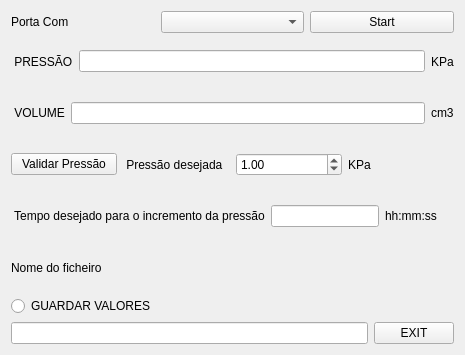
<?xml version="1.0" encoding="UTF-8"?>
<ui version="4.0">
 <class>ARDUINO</class>
 <widget class="QWidget" name="ARDUINO">
  <property name="geometry">
   <rect>
    <x>0</x>
    <y>0</y>
    <width>465</width>
    <height>355</height>
   </rect>
  </property>
  <property name="windowTitle">
   <string>ARDUINO</string>
  </property>
  <layout class="QVBoxLayout" name="verticalLayout">
   <item>
    <layout class="QHBoxLayout" name="horizontalLayout">
     <item>
      <widget class="QLabel" name="label">
       <property name="text">
        <string>Porta Com</string>
       </property>
      </widget>
     </item>
     <item>
      <widget class="QComboBox" name="PortaCom"/>
     </item>
     <item>
      <widget class="QPushButton" name="btn_start">
       <property name="text">
        <string>Start</string>
       </property>
      </widget>
     </item>
    </layout>
   </item>
   <item>
    <layout class="QHBoxLayout" name="horizontalLayout_2">
     <item>
      <widget class="QLabel" name="label_2">
       <property name="text">
        <string> PRESSÃO</string>
       </property>
      </widget>
     </item>
     <item>
      <widget class="QLineEdit" name="Pressao">
       <property name="font">
        <font>
         <weight>75</weight>
         <bold>true</bold>
        </font>
       </property>
       <property name="cursor">
        <cursorShape>IBeamCursor</cursorShape>
       </property>
       <property name="focusPolicy">
        <enum>Qt::WheelFocus</enum>
       </property>
       <property name="layoutDirection">
        <enum>Qt::LeftToRight</enum>
       </property>
       <property name="autoFillBackground">
        <bool>false</bool>
       </property>
       <property name="maxLength">
        <number>32766</number>
       </property>
       <property name="frame">
        <bool>true</bool>
       </property>
       <property name="echoMode">
        <enum>QLineEdit::Normal</enum>
       </property>
       <property name="cursorPosition">
        <number>0</number>
       </property>
       <property name="alignment">
        <set>Qt::AlignRight|Qt::AlignTrailing|Qt::AlignVCenter</set>
       </property>
       <property name="dragEnabled">
        <bool>false</bool>
       </property>
       <property name="readOnly">
        <bool>false</bool>
       </property>
       <property name="cursorMoveStyle">
        <enum>Qt::VisualMoveStyle</enum>
       </property>
      </widget>
     </item>
     <item>
      <widget class="QLabel" name="label_4">
       <property name="text">
        <string>KPa</string>
       </property>
      </widget>
     </item>
    </layout>
   </item>
   <item>
    <layout class="QHBoxLayout" name="horizontalLayout_3">
     <item>
      <widget class="QLabel" name="label_3">
       <property name="text">
        <string> VOLUME</string>
       </property>
      </widget>
     </item>
     <item>
      <widget class="QLineEdit" name="Volume"/>
     </item>
     <item>
      <widget class="QLabel" name="label_5">
       <property name="text">
        <string>cm3</string>
       </property>
      </widget>
     </item>
    </layout>
   </item>
   <item>
    <layout class="QHBoxLayout" name="horizontalLayout_4">
     <item>
      <widget class="QPushButton" name="btn_set">
       <property name="focusPolicy">
        <enum>Qt::NoFocus</enum>
       </property>
       <property name="text">
        <string>Validar Pressão</string>
       </property>
      </widget>
     </item>
     <item>
      <widget class="QLabel" name="label_6">
       <property name="enabled">
        <bool>true</bool>
       </property>
       <property name="focusPolicy">
        <enum>Qt::NoFocus</enum>
       </property>
       <property name="contextMenuPolicy">
        <enum>Qt::DefaultContextMenu</enum>
       </property>
       <property name="layoutDirection">
        <enum>Qt::RightToLeft</enum>
       </property>
       <property name="text">
        <string> Pressão desejada</string>
       </property>
       <property name="wordWrap">
        <bool>true</bool>
       </property>
      </widget>
     </item>
     <item>
      <widget class="QDoubleSpinBox" name="SetPressao">
       <property name="sizePolicy">
        <sizepolicy hsizetype="Preferred" vsizetype="Fixed">
         <horstretch>0</horstretch>
         <verstretch>0</verstretch>
        </sizepolicy>
       </property>
       <property name="layoutDirection">
        <enum>Qt::LeftToRight</enum>
       </property>
       <property name="maximum">
        <double>1999.900000000000091</double>
       </property>
       <property name="value">
        <double>1.000000000000000</double>
       </property>
      </widget>
     </item>
     <item>
      <widget class="QLabel" name="label_8">
       <property name="text">
        <string>KPa</string>
       </property>
      </widget>
     </item>
    </layout>
   </item>
   <item>
    <layout class="QHBoxLayout" name="horizontalLayout_5">
     <item>
      <widget class="QLabel" name="label_7">
       <property name="text">
        <string> Tempo desejado para o incremento da pressão</string>
       </property>
      </widget>
     </item>
     <item>
      <widget class="QLineEdit" name="SetTempo">
       <property name="sizePolicy">
        <sizepolicy hsizetype="Preferred" vsizetype="Fixed">
         <horstretch>0</horstretch>
         <verstretch>0</verstretch>
        </sizepolicy>
       </property>
       <property name="focusPolicy">
        <enum>Qt::WheelFocus</enum>
       </property>
       <property name="acceptDrops">
        <bool>false</bool>
       </property>
      </widget>
     </item>
     <item>
      <widget class="QLabel" name="label_9">
       <property name="text">
        <string>hh:mm:ss</string>
       </property>
      </widget>
     </item>
    </layout>
   </item>
   <item>
    <widget class="QLabel" name="label_10">
     <property name="text">
      <string>Nome do ficheiro</string>
     </property>
    </widget>
   </item>
   <item>
    <widget class="QRadioButton" name="radioButton">
     <property name="text">
      <string>GUARDAR VALORES</string>
     </property>
    </widget>
   </item>
   <item>
    <layout class="QHBoxLayout" name="horizontalLayout_6">
     <item>
      <widget class="QLineEdit" name="NomeFicheiro"/>
     </item>
     <item>
      <widget class="QPushButton" name="Exit">
       <property name="text">
        <string>EXIT</string>
       </property>
      </widget>
     </item>
    </layout>
   </item>
  </layout>
 </widget>
 <resources/>
 <connections/>
</ui>
